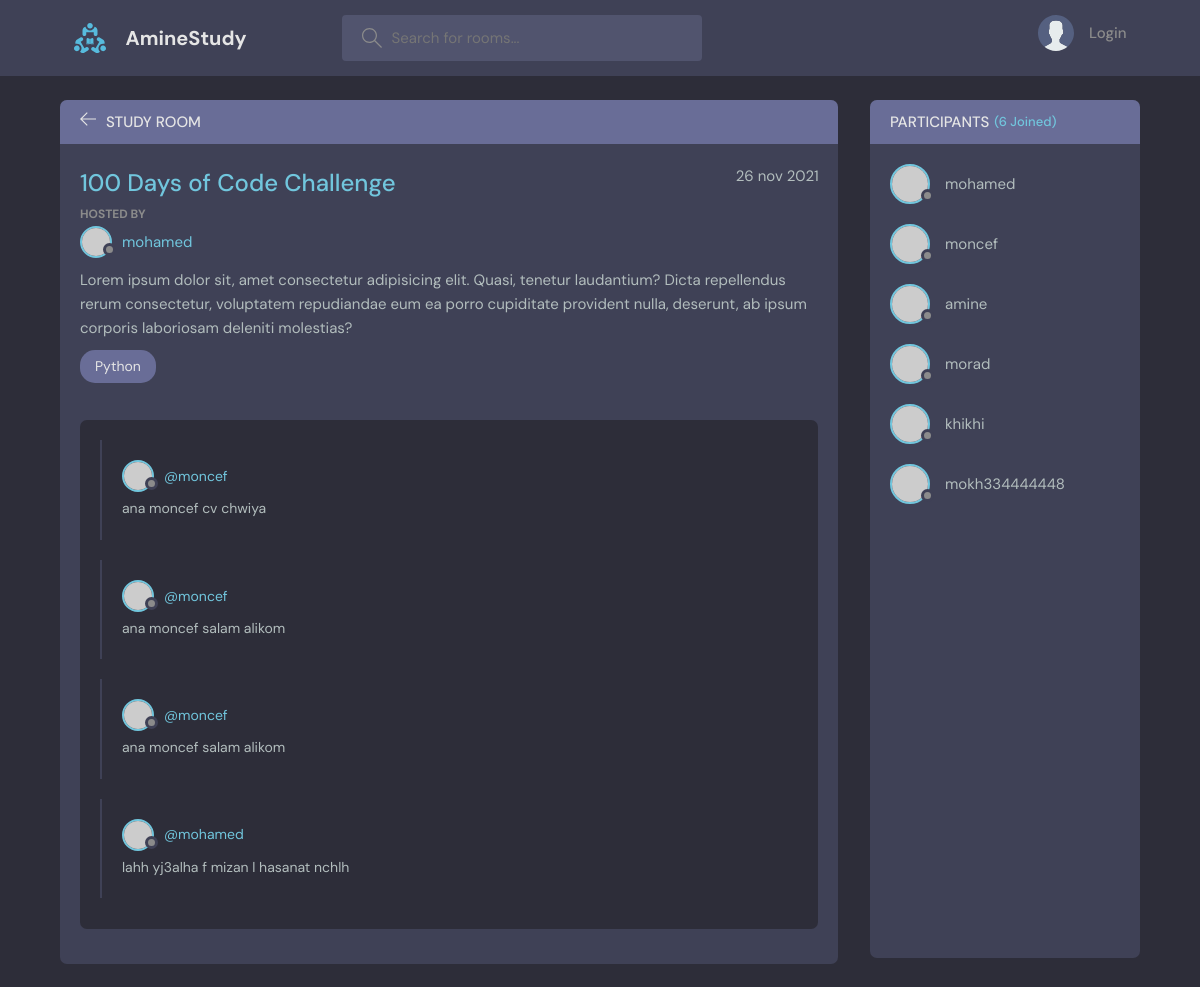
The app's page /100-days-of-code-challenge with its own data.
### room/models.py (models this page shows, shortened)
class Room(models.Model):
	owner = models.ForeignKey(User,on_delete = models.SET_NULL,null=True)
	title = models.CharField(max_length=50)
	description = models.TextField()
	created = models.DateField(auto_now_add=True, null=True,blank=True)
	modify = models.DateField(auto_now=True)
	participants = models.ManyToManyField(User,related_name='participants', blank=True)
	category = models.ForeignKey('Category', on_delete = models.SET_NULL, null=True)
	slug = models.SlugField(blank=True,null=True)
	class Meta:
		ordering = ['-modify']

class Category(models.Model):
	name = models.CharField(max_length=50)
	def __str__(self):
		return self.name

class Comment(models.Model):
	user = models.ForeignKey(User,on_delete=models.SET_NULL,null=True)
	body = models.CharField(max_length=150)
	room = models.ForeignKey(Room,on_delete=models.SET_NULL,null=True)

### room/views.py (the view)
# urls.py: path('<str:slug>',views.room_detail, name = 'room_detail'),
def room_detail(request,slug):
	room_detail = Room.objects.get(slug = slug)
	participants = room_detail.participants.all()
	comment = reversed(Comment.objects.filter(room = room_detail))
	form = CommentForm()
	if request.method == 'POST':
		owner = request.user
		body = request.POST.get('body')
		rom = room_detail
		Comment.objects.create(user = request.user,body = body,room = rom)
		room_detail.participants.add(request.user)
	context = {
			'room_detail':room_detail,
			'comment':comment,
			'form':form,
			'participants':participants
	}
	return render(request,'room/roomdetail.html',context)

### room/forms.py
class CommentForm(forms.ModelForm):
	class Meta:
		model = Comment
		fields = ["body"]

### room/templates/room/roomdetail.html (shortened to what this page needs)
{% extends "base.html" %}
{% block body %}
	<main class="profile-page layout layout--2">
      <div class="container">
        <div class="room">
          <div class="room__top">
            <div class="room__topLeft">
              <a href="{% url 'room:room_list' %}">
                <svg version="1.1" xmlns="http://www.w3.org/2000/svg" width="32" height="32" viewBox="0 0 32 32">
                  <title>arrow-left</title>
                  <path
                    d="M13.723 2.286l-13.723 13.714 13.719 13.714 1.616-1.611-10.96-10.96h27.625v-2.286h-27.625l10.965-10.965-1.616-1.607z"
                  ></path>
                </svg>
              </a>
              <h3>Study Room</h3>
            </div>
          </div>
          <div class="room__box scroll">
            <div class="room__header scroll">
              <div class="room__info">
                <h3>{{room_detail.title}}</h3>
                <span>{{room_detail.modify|date:"d b Y"}}</span>
              </div>
              <div class="room__hosted">
                <p>Hosted By</p>
                <a href="#" class="room__author">
                  <div class="avatar avatar--small">
                    <img src="https://randomuser.me/api/portraits/men/37.jpg" />
                  </div>
                  <span>{{room_detail.owner}}</span>
                </a>
              </div>
              <div class="room__details">
                {{room_detail.description}}
              </div>
              <span class="room__topics">{{room_detail.category}}</span>
            </div>
            <div class="room__conversation">
              <div class="threads scroll">
                {% for comm in comment %}
                  <div class="thread">
                    <div class="thread__top">
                      <div class="thread__author">
                        <a href="{% url 'accounts:profile' comm.user %}" class="thread__authorInfo">
                          <div class="avatar avatar--small">
                            <img src="https://randomuser.me/api/portraits/men/37.jpg" />
                          </div>
                          <span>@{{comm.user}}</span>
                        </a>
                      </div>
                    </div>
                    <div class="thread__details">
                      {{comm.body}}
                    </div>
                  </div>
                {% endfor %}
              </div>
            </div>
          </div>
          <div class="room__message">
          </div>
        </div>
        <div class="participants">
          <h3 class="participants__top">Participants <span>({{participants.count}} Joined)</span></h3>
          <div class="participants__list scroll">
            {% for parti in participants %}
              <a href="{% url 'accounts:profile' parti.username %}" class="participant">
                <div class="avatar avatar--medium">
                  <img src="https://randomuser.me/api/portraits/men/37.jpg" />
                </div>
                <p>
                  {{parti.username}}
                </p>
              </a>
            {% endfor %}
          </div>
        </div>
      </div>
    </main>
{% endblock body %}

### records on screen
Room: title "100 Days of Code Challenge", modify "26 nov 2021", owner "mohamed", description "Lorem ipsum dolor sit, amet consectetur adipisicing elit. Quasi, tenetur laudantium? Dicta repellendus rerum consectetur, voluptatem repudiandae eum ea porro cupiditate provident nulla, deserunt, ab ipsum corporis laboriosam deleniti molestias?", category "Python"
Comment: user "moncef", body "ana moncef cv chwiya"
Comment: user "moncef", body "ana moncef salam alikom"
Comment: user "moncef", body "ana moncef salam alikom"
Comment: user "mohamed", body "lahh yj3alha f mizan l hasanat nchlh"

### other values on screen
{{ participants.count }} "6"
{{ parti.username }} "mohamed"
{{ parti.username }} "moncef"
{{ parti.username }} "amine"
{{ parti.username }} "morad"
{{ parti.username }} "khikhi"
{{ parti.username }} "mokh334444448"
